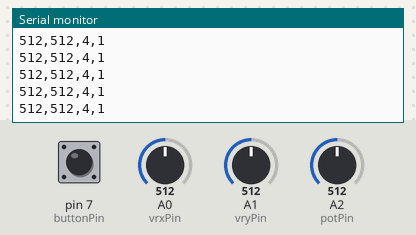
This sketch was run on a simulated Arduino Uno, built with avr-gcc and run on an emulated ATmega328P. Parts: the last lines printed to the serial monitor. The inputs (shaded band) are chosen by the test bench; at power-on: A0 (vrxPin) = 512, A1 (vryPin) = 512, A2 (potPin) = 512, pin 7 (buttonPin) HIGH.

Above: at 1.2 s.
1.3 s: A0 (vrxPin) set to 716
At 1.32 s:
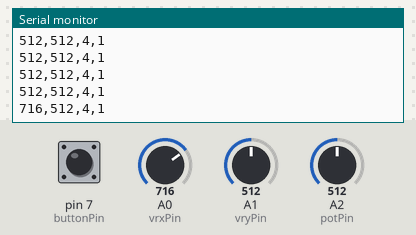
2.8 s: A1 (vryPin) set to 716
At 2.83 s:
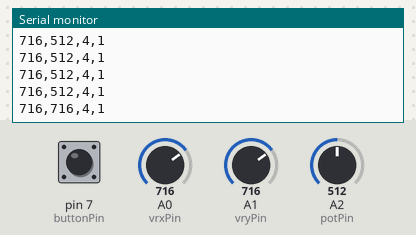
4.3 s: A0 (vrxPin) set to 1023
At 4.34 s:
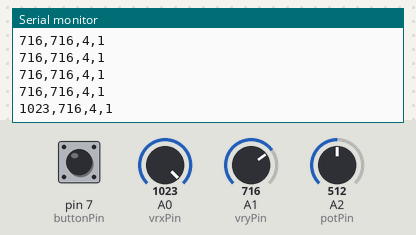
7.3 s: A2 (potPin) set to 716
At 7.37 s:
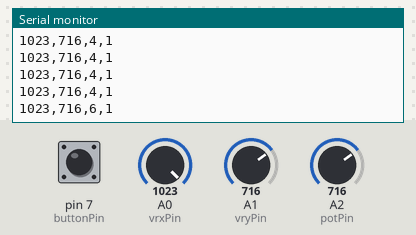
8.8 s: pin 7 (buttonPin) pulled LOW for 0.15 s
At 8.88 s:
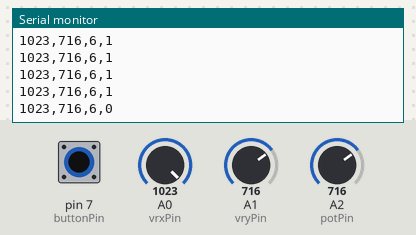
10.4 s: A1 (vryPin) set to 900
At 10.4 s:
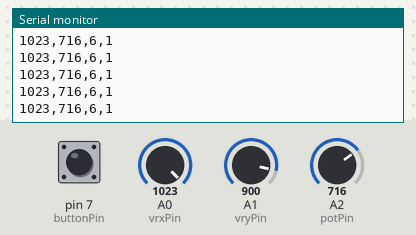
Timing chart, 0 to 12.9 s (numbered marks = the images above; inputs shaded):
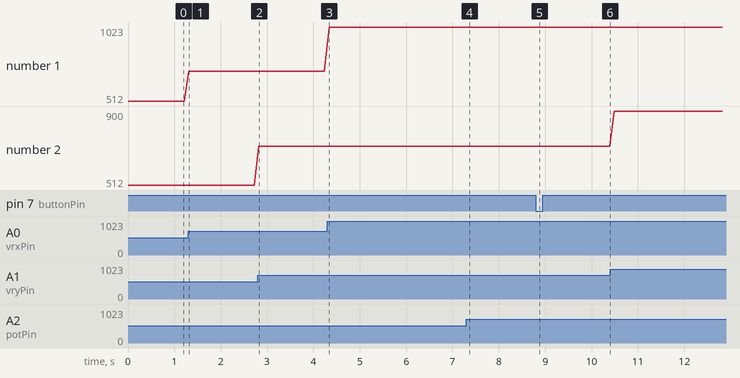

Measured:
- after the input at 1.3 s, the serial monitor: prints a new line at once (image 1)
- after the input at 2.8 s, the serial monitor: prints a new line at once (image 2)
- after the input at 4.3 s, the serial monitor: prints a new line at once (image 3)
- after the input at 7.3 s, the serial monitor: prints a new line after 0.07 s (image 4)
- after the input at 8.8 s, the serial monitor: prints a new line after 0.08 s (image 5)
- plotted number 1: 512 → 716 after the input at 1.3 s, 716 → 1023 after the input at 4.3 s
- plotted number 2: 716 → 900 after the input at 10.4 s

The sketch:

DigitalprogArduino.ino
```cpp
const int vrxPin = A0;
const int vryPin = A1;
const int potPin = A2;
const int buttonPin = 7;

void setup() {
  pinMode(vrxPin, INPUT);
  pinMode(vryPin, INPUT);
  pinMode(potPin, INPUT);
  pinMode(buttonPin, INPUT_PULLUP);
  Serial.begin(9600);
}

void loop() {
  // Read joystick values
  int joyX = analogRead(vrxPin);
  int joyY = analogRead(vryPin);
  // Read potentiometer value
  int potValue = analogRead(potPin);
  // Map potentiometer value to range 0-9 (number of colors)
  int colorIndex = map(potValue, 0, 1023, 0, 9);
  // Read button state
  int buttonState = digitalRead(buttonPin);

  // Send joystick and potentiometer values, and button state to Serial
  Serial.print(joyX);
  Serial.print(",");
  Serial.print(joyY);
  Serial.print(",");
  Serial.print(colorIndex);
  Serial.print(",");
  Serial.println(buttonState);

  // Delay to prevent serial buffer overflow
  delay(100);
}
```
